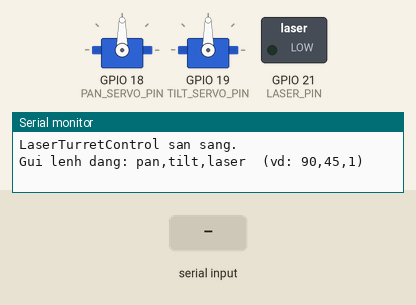
Recording of a sketch running on a simulated ESP32. Shown: 2 × servo, switched loads named in the sketch (green lamp = pin HIGH), the last lines printed to the serial monitor. The test bench sets the inputs (shaded band).

Above: at 1.2 s.
1.3 s: "90,45,200\n" received over Serial
At 2.1 s:
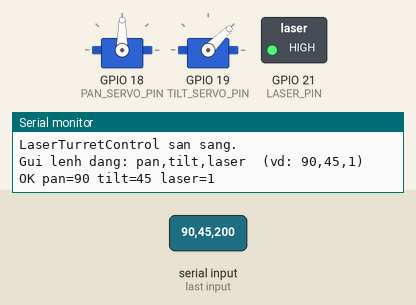
At 4.1 s:
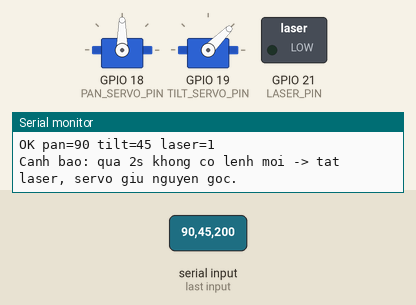
4.3 s: "STOP\n" received over Serial
5.8 s: "90,45\n" received over Serial
Timing chart, 0 to 8.8 s (numbered marks = the images above; inputs shaded):
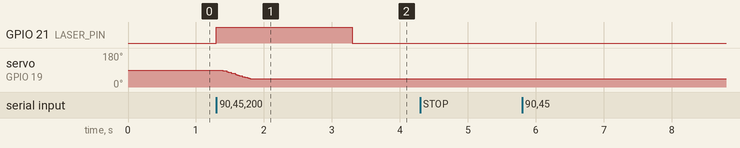

The sketch:

LaserTurretControl.ino
```cpp
#include <ESP32Servo.h>
#include <math.h>

// Chan GPIO va gioi han goc: xem CLAUDE.md muc "Target hardware" / "Đề xuất chân GPIO".
// Chinh PAN_MIN/MAX, TILT_MIN/MAX theo khung co khi that truoc khi lap servo that.
#define PAN_SERVO_PIN   18
#define TILT_SERVO_PIN  19
#define LASER_PIN       21

// Do rong xung ung voi 0 do va 180 do cua tung servo. Mac dinh 500/2500 hop voi da so
// MG995/MG996R/SG90. Neu servo keu/rung o hai dau: chay ServoCalibration, go dan tu 1500
// ra hai phia den khi servo KHONG quay them nua -> lay gia tri do lui vao ~50us.
#define PAN_MIN_US   500
#define PAN_MAX_US   2500
#define TILT_MIN_US  500
#define TILT_MAX_US  2500

// Khong de sat 0/180: servo (nhat la MG995) de ti vao chan co khi o hai dau.
#define PAN_MIN   10
#define PAN_MAX   170
#define TILT_MIN  10
#define TILT_MAX  170

// Lam muot: van toc gioi han + tang/giam toc tu tu (profile hinh thang) thay vi nhay deu
// tung buoc -> khoi hanh va dung em, khong giat, khong keo dong dinh lon.
#define UPDATE_INTERVAL_MS     20     // chu ky cap nhat servo (= 1 chu ky PWM 50Hz)
#define MAX_SPEED_DEG_PER_S    120.0  // MG995 toi da ~300 do/s khong tai; de du phong khi co tai
#define MAX_ACCEL_DEG_PER_S2   600.0  // giam neu khung nang con rung khi dung

#define AUTO_STOP_TIMEOUT_MS 2000  // qua thoi gian nay khong co lenh moi -> tat laser (an toan)
#define HOLD_SERVO_ON_TIMEOUT 1    // 1 = khi timeout servo van giu goc (tilt khong bi sup do trong luong)
                                   // 0 = detach servo luon khi timeout (nhu lenh STOP)

struct Axis {
  Servo servo;
  int pin;
  int minUs, maxUs;
  float pos;       // goc hien tai dang xuat ra servo (do, so thuc -> xung min mang hon)
  float vel;       // do/s
  float target;
};

Axis pan  = { Servo(), PAN_SERVO_PIN,  PAN_MIN_US,  PAN_MAX_US,  90, 0, 90 };
Axis tilt = { Servo(), TILT_SERVO_PIN, TILT_MIN_US, TILT_MAX_US, 90, 0, 90 };

bool laserOn = false;

unsigned long lastCommandMillis = 0;
unsigned long lastUpdateMillis = 0;
bool autoStopped = false;

String inputBuffer = "";

void setup() {
  Serial.begin(115200);

  pinMode(LASER_PIN, OUTPUT);
  digitalWrite(LASER_PIN, LOW);

  attachAxis(pan);
  attachAxis(tilt);

  lastCommandMillis = millis();

  Serial.println("LaserTurretControl san sang.");
  Serial.println("Gui lenh dang: pan,tilt,laser  (vd: 90,45,1)");
}

void loop() {
  readSerialCommands();
  applySafetyTimeout();
  updateServoSmoothing();
}

void readSerialCommands() {
  while (Serial.available() > 0) {
    char c = (char)Serial.read();
    if (c == '\n') {
      processCommand(inputBuffer);
      inputBuffer = "";
    } else if (c != '\r') {
      inputBuffer += c;
    }
  }
}

void processCommand(const String &line) {
  if (line.length() == 0) return;

  String trimmed = line;
  trimmed.trim();
  if (trimmed.equalsIgnoreCase("STOP")) {
    emergencyStop("DA DUNG KHAN CAP (lenh STOP tay): servo detach, laser tat.", true);
    lastCommandMillis = millis();
    Serial.println("Gui lenh pan,tilt,laser binh thuong de servo tu gan (attach) lai.");
    return;
  }

  int panDeg, tiltDeg, laser;
  int parsed = sscanf(line.c_str(), "%d,%d,%d", &panDeg, &tiltDeg, &laser);
  if (parsed != 3) {
    Serial.print("Loi: lenh khong hop le -> ");
    Serial.println(line);
    return;
  }

  if (!pan.servo.attached()) attachAxis(pan);
  if (!tilt.servo.attached()) attachAxis(tilt);

  pan.target = constrain(panDeg, PAN_MIN, PAN_MAX);
  tilt.target = constrain(tiltDeg, TILT_MIN, TILT_MAX);
  laserOn = (laser != 0);
  digitalWrite(LASER_PIN, laserOn ? HIGH : LOW);

  lastCommandMillis = millis();
  autoStopped = false;

  Serial.print("OK pan=");
  Serial.print((int)pan.target);
  Serial.print(" tilt=");
  Serial.print((int)tilt.target);
  Serial.print(" laser=");
  Serial.println(laserOn ? 1 : 0);
}

// Gan servo va xuat ngay goc hien tai (pos). Sau detach servo van nam yen o goc cu nen
// giu nguyen pos -> gan lai khong bi nhay. Ghi 2 lan: lan ghi dau ngay sau attach() doi khi
// khong kip chot vao thanh ghi PWM (LEDC) truoc chu ky, bi bo qua.
void attachAxis(Axis &a) {
  a.servo.setPeriodHertz(50);
  a.servo.attach(a.pin, a.minUs, a.maxUs);
  writeAxis(a);
  delay(25);
  writeAxis(a);
  a.vel = 0;
}

void writeAxis(Axis &a) {
  float us = a.minUs + (a.maxUs - a.minUs) * a.pos / 180.0;
  a.servo.writeMicroseconds((int)round(us));
}

void emergencyStop(const char *reason, bool detachServos) {
  laserOn = false;
  digitalWrite(LASER_PIN, LOW);

  // Dung tai cho: dich = vi tri hien tai, khong reset ve 90 (servo that van o goc cu,
  // reset ve 90 se lam no nhay thang ve giua voi toc do toi da khi gan lai).
  pan.target = pan.pos;
  tilt.target = tilt.pos;
  pan.vel = 0;
  tilt.vel = 0;

  if (detachServos) {
    // Cat han tin hieu PWM -> dang tin cay hon de dung servo khi servo loi.
    pan.servo.detach();
    tilt.servo.detach();
  }

  Serial.println(reason);
}

void applySafetyTimeout() {
  if (!autoStopped && millis() - lastCommandMillis > AUTO_STOP_TIMEOUT_MS) {
    if (HOLD_SERVO_ON_TIMEOUT) {
      emergencyStop("Canh bao: qua 2s khong co lenh moi -> tat laser, servo giu nguyen goc.", false);
    } else {
      emergencyStop("Canh bao: qua 2s khong co lenh moi -> tu dong STOP (servo detach, laser tat).", true);
    }
    autoStopped = true;
  }
}

void updateServoSmoothing() {
  unsigned long now = millis();
  if (now - lastUpdateMillis < UPDATE_INTERVAL_MS) return;
  float dt = (now - lastUpdateMillis) / 1000.0;
  lastUpdateMillis = now;
  if (dt > 0.1) dt = 0.1;  // loop bi cham bat thuong -> khong cho nhay mot buoc qua dai

  stepAxis(pan, dt);
  stepAxis(tilt, dt);
}

// Profile hinh thang: tang toc den MAX_SPEED, bat dau giam toc dung luc de dung vua khit o dich.
// Dich doi giua chung (muc tieu di chuyen) thi van toc doi chieu tu tu, khong dao chieu dot ngot.
void stepAxis(Axis &a, float dt) {
  if (!a.servo.attached()) return;

  float diff = a.target - a.pos;
  if (fabs(diff) < 0.05 && fabs(a.vel) < 1.0) {
    a.pos = a.target;
    a.vel = 0;
    writeAxis(a);
    return;
  }

  // van toc lon nhat van con kip phanh dung tai dich: v^2 = 2*a*s
  float brakeSpeed = sqrt(2.0 * MAX_ACCEL_DEG_PER_S2 * fabs(diff));
  float desiredVel = copysign(min((float)MAX_SPEED_DEG_PER_S, brakeSpeed), diff);

  float maxDv = MAX_ACCEL_DEG_PER_S2 * dt;
  float dv = constrain(desiredVel - a.vel, -maxDv, maxDv);
  a.vel += dv;

  float step = a.vel * dt;
  // khong vuot qua dich trong 1 buoc
  if ((diff > 0 && step > diff) || (diff < 0 && step < diff)) {
    step = diff;
    a.vel = 0;
  }
  a.pos += step;
  writeAxis(a);
}
```

Measured:
- after the input at 1.3 s, GPIO 21 (LASER_PIN): LOW → HIGH at once, → LOW 2.0 s later; servo on GPIO 19 (TILT_SERVO_PIN): moves from 90° to 45° over 0.46 s, starting at once
